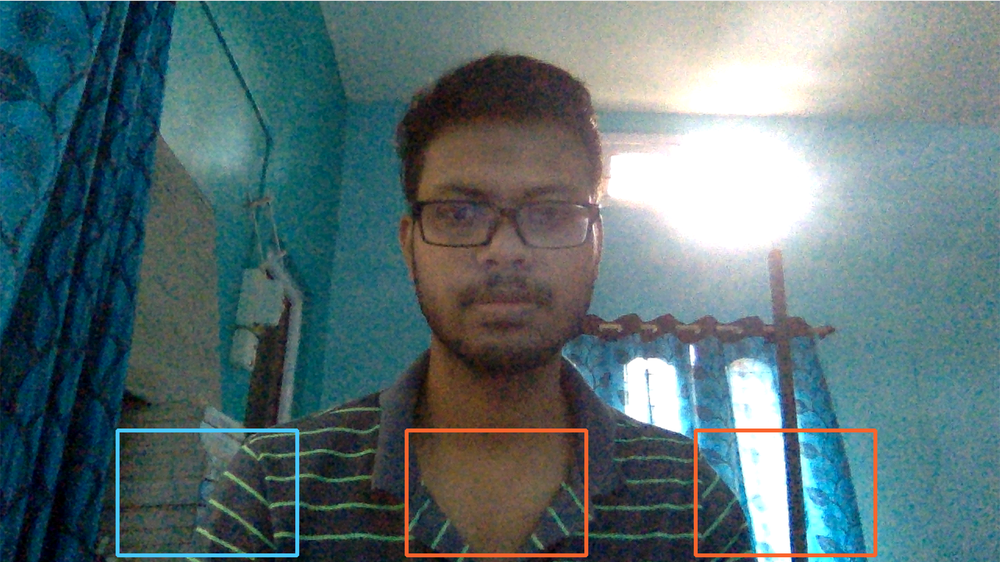
#> input picture Drum_prototype/test.png, 1000 x 562 px, shrunk from 2560 x 1440 before the run, given in place of the camera
$ python colorapp.py
#> lines starting #> are read from the running program, lines starting #| are printed output that depends on the picture; after the words box and inside, x2 and y2 are one past the last pixel; in counts of white or black regions, pixels touching at a corner belong together
import cv2 as cv
import numpy as np

def nothing(x):
    pass

cv.namedWindow("color_Tracking")
cv.createTrackbar("LH", "color_Tracking", 0, 255, nothing)
#> slider 'LH' is set to 51
cv.createTrackbar("LS", "color_Tracking", 0, 255, nothing)
#> slider 'LS' is set to 51
cv.createTrackbar("LV", "color_Tracking", 0, 255, nothing)
#> slider 'LV' is set to 51
cv.createTrackbar("UH", "color_Tracking", 0, 255, nothing)
#> slider 'UH' is set to 255
cv.createTrackbar("US", "color_Tracking", 0, 255, nothing)
#> slider 'US' is set to 255
cv.createTrackbar("UV", "color_Tracking", 0, 255, nothing)
#> slider 'UV' is set to 255
cap = cv.VideoCapture(0)
while True:
    _,frame = cap.read()
#> frame is the input picture: shape (562, 1000, 3); mean B, G, R 116.4, 113.3, 91.3
    hsv = cv.cvtColor(frame, cv.COLOR_BGR2HSV)
#> hsv: shape (562, 1000, 3); mean H, S, V 76.4, 101.6, 125

    l_h = cv.getTrackbarPos("LH", "color_Tracking")
    l_s = cv.getTrackbarPos("LS", "color_Tracking")
    l_v = cv.getTrackbarPos("LV", "color_Tracking")

    u_h = cv.getTrackbarPos("UH", "color_Tracking")
    u_s = cv.getTrackbarPos("US", "color_Tracking")
    u_v = cv.getTrackbarPos("UV", "color_Tracking")

    l = np.array([l_h, l_s, l_v])
    u = np.array([u_h, u_s, u_v])

    mask = cv.inRange(hsv, l, u)
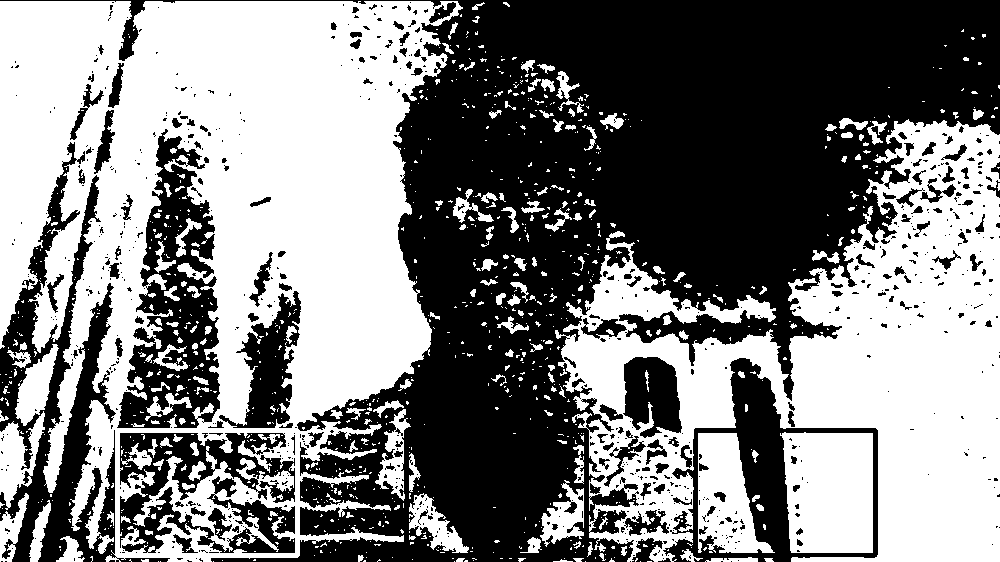
#> mask: shape (562, 1000); 50% white; 752 black regions (604 under 20 px), largest, box (x1, y1, x2, y2) and area: (0, 0, 1000, 562) 204004, (0, 142, 170, 562) 18002, (117, 129, 220, 428) 14984
    #blur = cv.GaussianBlur(mask,(5,5),0)
    median = cv.medianBlur(mask,9)
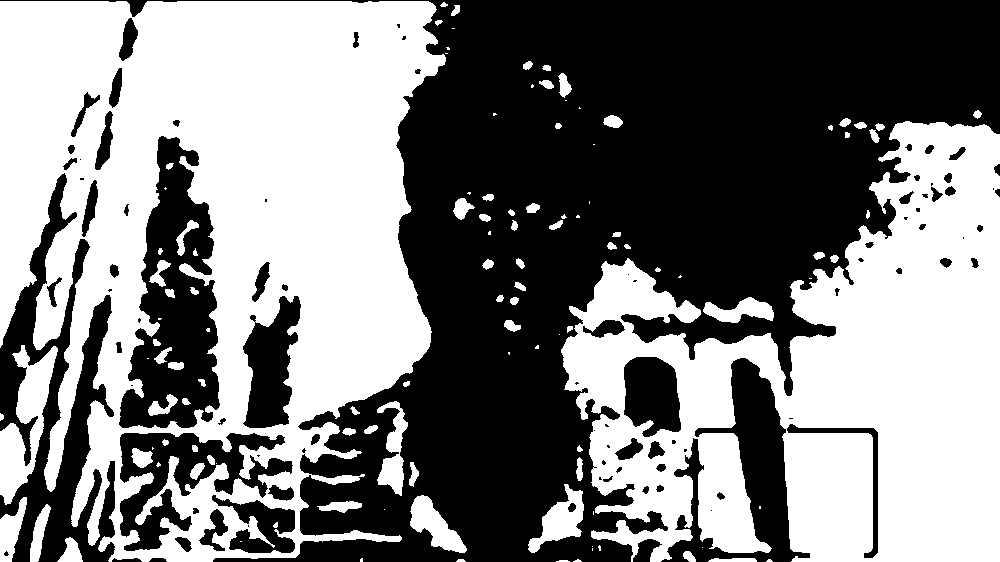
#> median: shape (562, 1000); 49.7% white; 115 white regions (36 under 20 px), largest, box (x1, y1, x2, y2) and area: (0, 1, 446, 562) 154214, (561, 121, 1000, 562) 107506, (0, 345, 58, 505) 4121
    res = cv.bitwise_and(frame, frame, mask = mask)
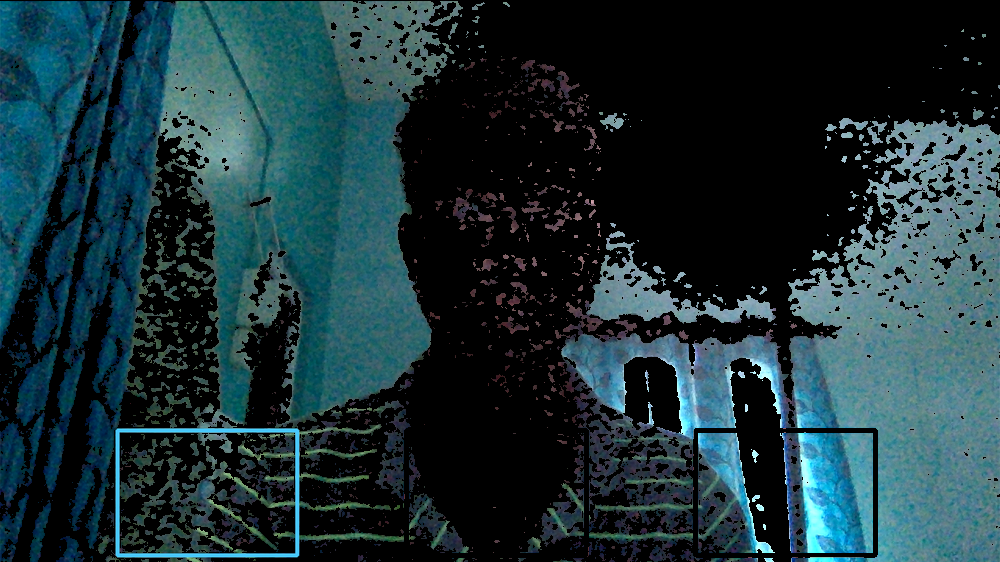
#> res: shape (562, 1000, 3); mean B, G, R 56.6, 51.2, 27.7
    cv.imshow('mask',median)
    if cv.waitKey(1) & 0xFF == ord('q'):
#> (key q is pressed here)
        break

cap.release()
cv.destroyAllWindows()
